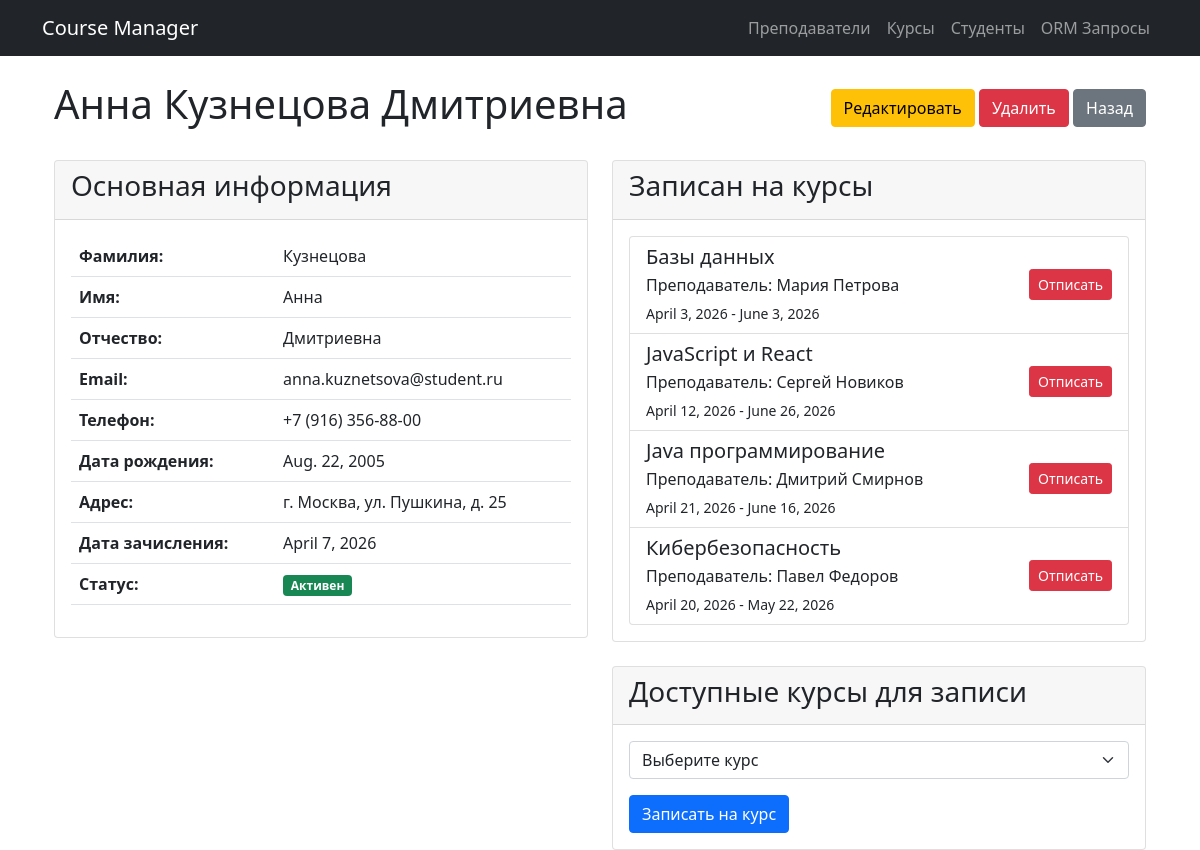
The app's page /schedule/students/2/ with its own data.
### schedule/models.py (models this page shows, shortened)
class Student(models.Model):
    first_name = models.CharField(
        max_length=50,
        verbose_name="Имя",
        db_index=True
    )
    last_name = models.CharField(
        max_length=50,
        verbose_name="Фамилия",
        db_index=True
    )
    patronymic = models.CharField(
        max_length=50,
        blank=True,
        null=True,
        verbose_name="Отчество"
    )
    email = models.EmailField(
        unique=True,
        verbose_name="Email"
    )
    phone = models.CharField(
        max_length=20,
        blank=True,
        null=True,
        verbose_name="Телефон"
    )
    date_of_birth = models.DateField(
        verbose_name="Дата рождения"
    )
    address = models.TextField(
        blank=True,
        verbose_name="Адрес"
    )
    enrollment_date = models.DateField(
        auto_now_add=True,
        verbose_name="Дата зачисления"
    )
    courses = models.ManyToManyField(
        Course,
        related_name='students',
        blank=True,
        verbose_name="Курсы"
    )
    is_active = models.BooleanField(
        default=True,
        verbose_name="Активен"
    )
    class Meta:
        verbose_name = "Студент"
        verbose_name_plural = "Студенты"
        ordering = ['first_name', 'last_name', 'patronymic']
        unique_together = ['first_name', 'last_name', 'patronymic']
    def get_available_courses(self):
        return Course.objects.exclude(id__in=self.courses.all())

class Course(models.Model):
    LEVEL_CHOICES = [
        ('beginner', 'Начальный'),
        ('intermediate', 'Средний'),
        ('advanced', 'Продвинутый'),
    ]
    title = models.CharField(
        max_length=200,
        unique=True,
        verbose_name="Название курса",
        db_index=True
    )
    description = models.TextField(
        verbose_name="Описание"
    )
    teacher = models.ForeignKey(
        Teacher,
        on_delete=models.SET_NULL,
        null=True,
        blank=True,
        related_name='courses',
        verbose_name="Преподаватель"
    )
    level = models.CharField(
        max_length=20,
        choices=LEVEL_CHOICES,
        default='beginner',
        verbose_name="Уровень"
    )
    credits = models.PositiveIntegerField(
        default=3,
        verbose_name="Кредиты"
    )
    max_students = models.PositiveIntegerField(
        default=30,
        verbose_name="Максимум студентов"
    )
    start_date = models.DateField(
        verbose_name="Дата начала"
    )
    end_date = models.DateField(
        verbose_name="Дата окончания"
    )
    is_active = models.BooleanField(
        default=True,
        verbose_name="Активен"
    )
    created_at = models.DateTimeField(
        auto_now_add=True,
        verbose_name="Дата создания"
    )
    class Meta:
        verbose_name = "Курс"
        verbose_name_plural = "Курсы"

class Teacher(models.Model):
    first_name = models.CharField(
        max_length=50,
        verbose_name="Имя",
        db_index=True
    )
    last_name = models.CharField(
        max_length=50,
        verbose_name="Фамилия",
        db_index=True
    )
    patronymic = models.CharField(
        max_length=50,
        blank=True,
        null=True,
        verbose_name="Отчество"
    )
    email = models.EmailField(
        unique=True,
        verbose_name="Email",
        help_text="Уникальный email преподавателя"
    )
    phone = models.CharField(
        max_length=20,
        blank=True,
        null=True,
        verbose_name="Телефон"
    )
    hire_date = models.DateField(
        verbose_name="Дата найма"
    )
    is_active = models.BooleanField(
        default=True,
        verbose_name="Активен"
    )
    created_at = models.DateTimeField(
        auto_now_add=True,
        verbose_name="Дата создания"
    )
    updated_at = models.DateTimeField(
        auto_now=True,
        verbose_name="Дата обновления"
    )
    class Meta:
        verbose_name = "Преподаватель"
        verbose_name_plural = "Преподаватели"
        ordering = ['first_name', 'last_name', 'patronymic']
        unique_together = ['last_name', 'first_name', 'patronymic']

### schedule/views.py (the view)
# urls.py: path('students/<int:pk>/', views.StudentDetailView.as_view(), name='student_detail'),  # ЭТОТ МАРШРУТ БЫЛ ОТСУТСТВУЕТ
class StudentDetailView(DetailView):
    model = Student
    template_name = 'schedule/student_detail.html'
    context_object_name = 'student'
    def get_context_data(self, **kwargs):
        context = super().get_context_data(**kwargs)
        context['available_courses'] = Course.objects.exclude(id__in=self.object.courses.all())
        return context

### schedule/templates/schedule/student_detail.html (shortened to what this page needs)
{% extends 'schedule/base.html' %}
{% block content %}
<div class="container">
    <div class="d-flex justify-content-between align-items-center mb-4">
        <h1>{{ student.first_name }} {{ student.last_name }} {% if student.patronymic %}{{ student.patronymic }}{% endif %}</h1>
        <div>
            <a href="{% url 'schedule:student_update' student.pk %}" class="btn btn-warning">Редактировать</a>
            <a href="{% url 'schedule:student_delete' student.pk %}" class="btn btn-danger">Удалить</a>
            <a href="{% url 'schedule:student_list' %}" class="btn btn-secondary">Назад</a>
        </div>
    </div>
    <div class="row">
        <div class="col-md-6">
            <div class="card mb-4">
                <div class="card-header">
                    <h3>Основная информация</h3>
                </div>
                <div class="card-body">
                    <table class="table">
                        <tr>
                            <th>Фамилия:</th>
                            <td>{{ student.last_name }}</td>
                        </tr>
                        <tr>
                            <th>Имя:</th>
                            <td>{{ student.first_name }}</td>
                        </tr>
                        {% if student.patronymic %}
                        <tr>
                            <th>Отчество:</th>
                            <td>{{ student.patronymic }}</td>
                        </tr>
                        {% endif %}
                        <tr>
                            <th>Email:</th>
                            <td>{{ student.email }}</td>
                        </tr>
                        <tr>
                            <th>Телефон:</th>
                            <td>{{ student.phone|default:"Не указан" }}</td>
                        </tr>
                        <tr>
                            <th>Дата рождения:</th>
                            <td>{{ student.date_of_birth }}</td>
                        </tr>
                        <tr>
                            <th>Адрес:</th>
                            <td>{{ student.address|default:"Не указан" }}</td>
                        </tr>
                        <tr>
                            <th>Дата зачисления:</th>
                            <td>{{ student.enrollment_date }}</td>
                        </tr>
                        <tr>
                            <th>Статус:</th>
                            <td>{% if student.is_active %}<span class="badge bg-success">Активен</span>{% else %}<span class="badge bg-danger">Неактивен</span>{% endif %}</td>
                        </tr>
                    </table>
                </div>
            </div>
        </div>
        <div class="col-md-6">
            <div class="card mb-4">
                <div class="card-header">
                    <h3>Записан на курсы</h3>
                </div>
                <div class="card-body">
                    {% if student.courses.all %}
                        <div class="list-group">
                            {% for course in student.courses.all %}
                            <div class="list-group-item">
                                <div class="d-flex justify-content-between align-items-center">
                                    <div>
                                        <h5 class="mb-1">{{ course.title }}</h5>
                                        <p class="mb-1">Преподаватель: {% if course.teacher %}{{ course.teacher.first_name }} {{ course.teacher.last_name }}{% else %}Не назначен{% endif %}</p>
                                        <small>{{ course.start_date }} - {{ course.end_date }}</small>
                                    </div>
                                    <form method="post" action="{% url 'schedule:student_unenroll' student.pk %}" style="display: inline;">
                                        <button type="submit" class="btn btn-danger btn-sm" onclick="return confirm('Отписать студента от курса {{ course.title }}?')">Отписать</button>
                                    </form>
                                </div>
                            </div>
                            {% endfor %}
                        </div>
                    {% else %}
                        <div class="alert alert-info">
                            Студент не записан ни на один курс
                        </div>
                    {% endif %}
                </div>
            </div>
            <div class="card">
                <div class="card-header">
                    <h3>Доступные курсы для записи</h3>
                </div>
                <div class="card-body">
                    {% with available_courses=student.get_available_courses %}
                        {% if available_courses %}
                            <form method="post" action="{% url 'schedule:student_enroll' student.pk %}">
                                <div class="mb-3">
                                    <select name="course_id" class="form-select" required>
                                        <option value="">Выберите курс</option>
                                    </select>
                                </div>
                                <button type="submit" class="btn btn-primary">Записать на курс</button>
                            </form>
                        {% else %}
                            <div class="alert alert-success">
                                Студент уже записан на все доступные курсы
                            </div>
                        {% endif %}
                    {% endwith %}
                </div>
            </div>
        </div>
    </div>
</div>
{% endblock %}

### records on screen
Student: first_name "Анна", last_name "Кузнецова", patronymic "Дмитриевна", email "anna.kuznetsova@student.ru", phone "+7 (916) 356-88-00", date_of_birth "Aug. 22, 2005", address "г. Москва, ул. Пушкина, д. 25", enrollment_date "April 7, 2026"
Course: title "Базы данных", teacher.first_name "Мария", teacher.last_name "Петрова", start_date "April 3, 2026", end_date "June 3, 2026"
Course: title "JavaScript и React", teacher.first_name "Сергей", teacher.last_name "Новиков", start_date "April 12, 2026", end_date "June 26, 2026"
Course: title "Java программирование", teacher.first_name "Дмитрий", teacher.last_name "Смирнов", start_date "April 21, 2026", end_date "June 16, 2026"
Course: title "Кибербезопасность", teacher.first_name "Павел", teacher.last_name "Федоров", start_date "April 20, 2026", end_date "May 22, 2026"
